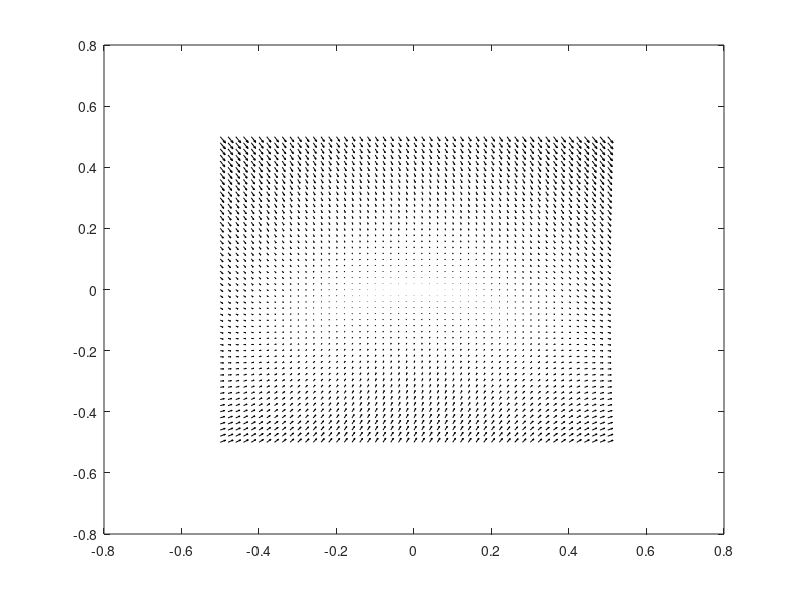

Reproduce this figure in MATLAB. (Note: this script raises an error after producing the figure.)
f = @(x) -x.^2+2*x.^3-6*x.^4;

fplot(f, [-0.5, 0.5])
ylabel("h(x)")
xlabel("x")

%%

dx = @(x,y) x.^2 + y.^2;

du = @(x) dx(x, f(x))

fplot(du, [-0.5, 0.5])

ylabel("u'")
xlabel("u")

%%

[x1, x2] = meshgrid(-0.5:0.02:0.5, -0.5:0.02:0.5);

u = x1.^2 + x2.^2;  
v = - x1.^2 - x2; 

[startX, startY] = meshgrid(-0.5:0.1:0.5, -0.5:0.1:0.5);

quiver(x1, x2, u, v, "Color", 'black', 'LineWidth', 0.7, 'AutoScale','on')

verts = stream2(x1, x2, u, v, startX, startY);

hold on
h_streams = streamline(verts, "Color", 'blue');

% Use the first streamline for legend reference
if ~isempty(h_streams)
    h2 = h_streams(1);
else
    h2 = plot(nan, nan);  % fallback dummy handle if no streamlines
end

xlabel('x')
ylabel('y')

h3 = fplot(f, 'r');

xlim([-0.5 0.5])

ylim([-0.5 0.5])

legend([h2, h3], {'streamline', 'h(x)'}, "Location","southeast");

grid on
hold off


%%

% Main plot
figure; hold on;

% Plot dx/dt curve
h1 = fplot(du, 'LineWidth', 2);

% Sample points and directions for arrows
x_arrows = linspace(-0.5, 0.5, 20);
f_arrows = du(x_arrows);
f_arrows_norm = 0.1 * sign(f_arrows);  % shorter arrows

% Plot arrows (no legend assigned here)
for i = 1:length(x_arrows)
    quiver(x_arrows(i), 0, f_arrows_norm(i), 0, ...
        'MaxHeadSize', 0.5, 'AutoScale', 'off', 'Color', 'k');
end

% Plot fixed points (no legend assigned here)
x_fixed = [0,0];
plot(x_fixed, zeros(size(x_fixed)), 'ro', 'MarkerSize', 8, 'LineWidth', 1.5);

% Dummy plots for legend
quiver(nan, nan, 1, 0, 'Color', 'k', 'MaxHeadSize', 0.5);  % direction arrow
h3 = plot(nan, nan, 'ro', 'MarkerSize', 8, 'LineWidth', 1.5);   % fixed point

% Dummy arrow just outside axis limits
h2 = quiver(-999, 0, 0.1, 0, 'Color', 'k', 'MaxHeadSize', 0.5, 'AutoScale', 'off');


% Add legend using dummy handles
legend([h1, h2, h3], {'dx/dt', 'Direction', 'Fixed Point'}, "Location","northeast");

xlabel('u'); ylabel("u'");

xlim([-0.5 0.5])

ylim([-0.5 0.5])

title('1D Phase Portrait');
grid on;
ylim padded;

hold off
